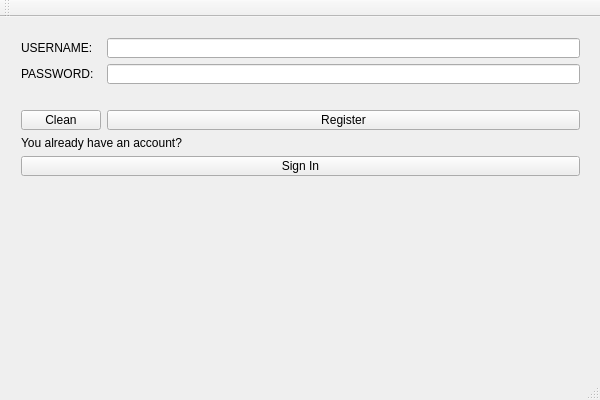
<?xml version="1.0" encoding="UTF-8"?>
<ui version="4.0">
 <class>SignUpClass</class>
 <widget class="QMainWindow" name="SignUpClass">
  <property name="geometry">
   <rect>
    <x>0</x>
    <y>0</y>
    <width>600</width>
    <height>400</height>
   </rect>
  </property>
  <property name="windowTitle">
   <string>SignUp</string>
  </property>
  <widget class="QWidget" name="centralWidget">
   <widget class="QWidget" name="layoutWidget">
    <property name="geometry">
     <rect>
      <x>10</x>
      <y>10</y>
      <width>581</width>
      <height>160</height>
     </rect>
    </property>
    <layout class="QFormLayout" name="formLayout">
     <item row="0" column="0">
      <widget class="QLabel" name="label">
       <property name="text">
        <string>USERNAME:</string>
       </property>
      </widget>
     </item>
     <item row="0" column="1">
      <widget class="QLineEdit" name="Username"/>
     </item>
     <item row="1" column="0">
      <widget class="QLabel" name="label_2">
       <property name="text">
        <string>PASSWORD:</string>
       </property>
      </widget>
     </item>
     <item row="1" column="1">
      <widget class="QLineEdit" name="Password">
       <property name="echoMode">
        <enum>QLineEdit::EchoMode::PasswordEchoOnEdit</enum>
       </property>
      </widget>
     </item>
     <item row="2" column="0" colspan="2">
      <widget class="QLabel" name="Message">
       <property name="text">
        <string/>
       </property>
      </widget>
     </item>
     <item row="3" column="0">
      <widget class="QPushButton" name="Clean">
       <property name="text">
        <string>Clean</string>
       </property>
      </widget>
     </item>
     <item row="3" column="1">
      <widget class="QPushButton" name="Register">
       <property name="text">
        <string>Register</string>
       </property>
      </widget>
     </item>
     <item row="4" column="0" colspan="2">
      <widget class="QLabel" name="label_3">
       <property name="text">
        <string>You already have an account?</string>
       </property>
      </widget>
     </item>
     <item row="5" column="0" colspan="2">
      <widget class="QPushButton" name="SingIn">
       <property name="text">
        <string>Sign In</string>
       </property>
      </widget>
     </item>
    </layout>
   </widget>
  </widget>
  <widget class="QMenuBar" name="menuBar">
   <property name="geometry">
    <rect>
     <x>0</x>
     <y>0</y>
     <width>600</width>
     <height>21</height>
    </rect>
   </property>
  </widget>
  <widget class="QToolBar" name="mainToolBar">
   <attribute name="toolBarArea">
    <enum>TopToolBarArea</enum>
   </attribute>
   <attribute name="toolBarBreak">
    <bool>false</bool>
   </attribute>
  </widget>
  <widget class="QStatusBar" name="statusBar"/>
 </widget>
 <layoutdefault spacing="6" margin="11"/>
 <resources/>
 <connections/>
</ui>
